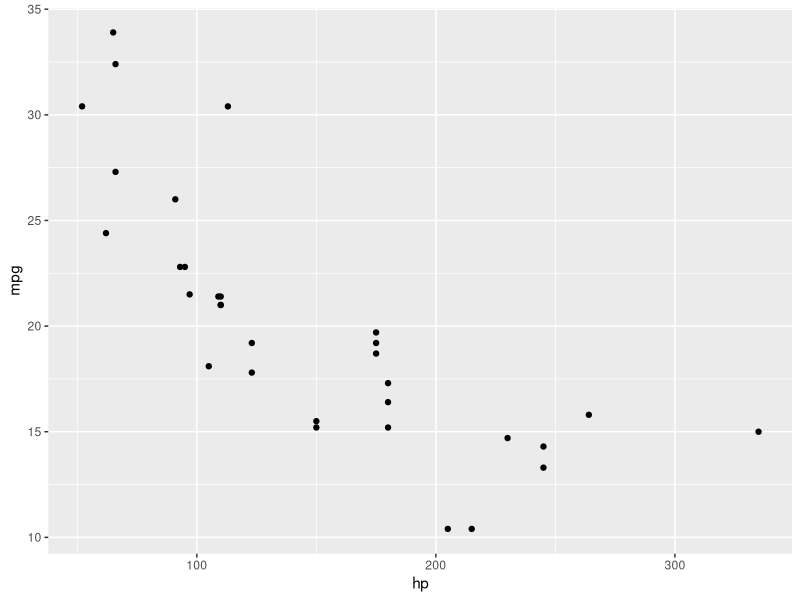
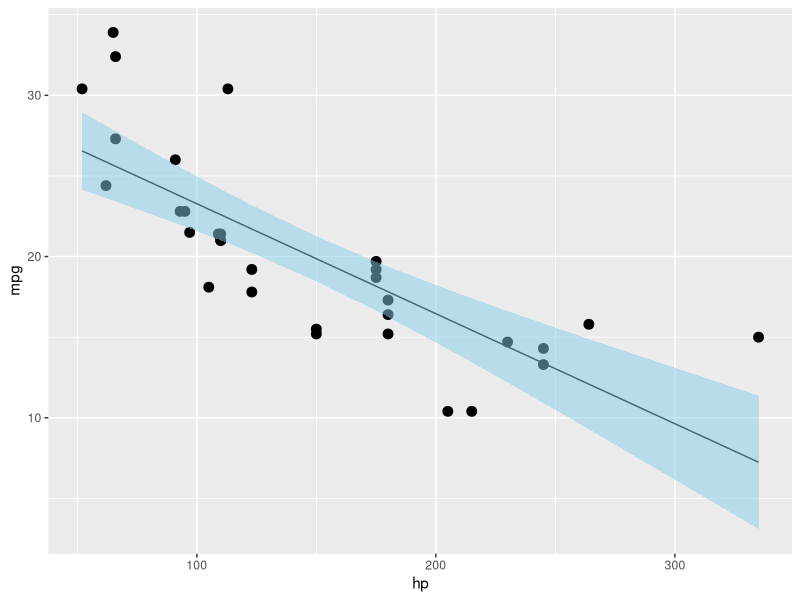

Generate these figures, in order, with R:
## ---- chunk 1
library(tidyverse)
## ---- chunk 2
my.cars <- mtcars
my.cars$cyl <- as.factor(my.cars$cyl)
class(my.cars$cyl)
## ---- chunk 3
my.cars.1 <- my.cars %>% 
  select(mpg, cyl) %>%
  filter( cyl=="6" | cyl=="8")
slice_sample(my.cars.1, n=5)
## ---- chunk 4
t.test(data=my.cars.1, mpg ~ cyl, conf.level=0.9)
## ---- chunk 5
ggplot(data=my.cars, aes(x=hp, y=mpg)) +
  geom_point()
## ---- chunk 6
mpg.mod <- lm(data=my.cars, mpg ~ hp)
summary(mpg.mod)
## ---- chunk 7
my.cars.w.pred <- cbind(my.cars, predict(mpg.mod, interval="confidence"))

my.cars.w.pred
## ---- chunk 8
ggplot(data = my.cars.w.pred, aes(x=hp, y=mpg)) +
  geom_point(size=3) +
  geom_line(aes(y=fit)) +
  geom_ribbon(aes(ymin=lwr, ymax=upr), alpha=0.5, fill = "skyblue")
